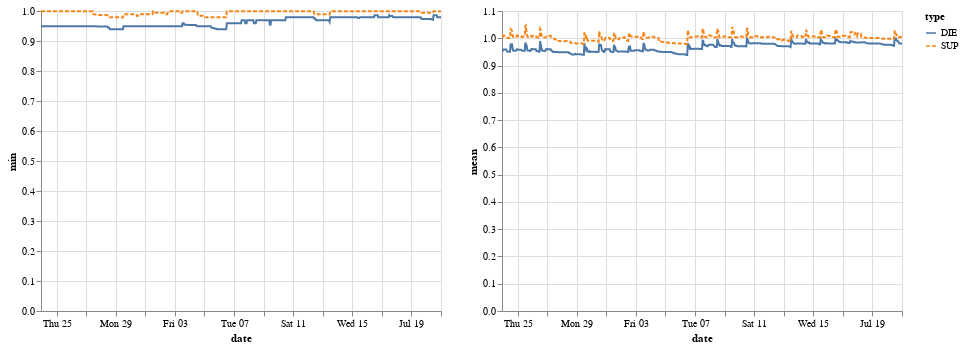

Notebook cell for this chart:
### Markdown cell above
# First look at the data

### Code cell
chart_zero = alt.Chart(df).mark_line().encode(
    x='date',
    y=alt.Y(alt.repeat("column"), type='quantitative'),
    color='type',
    strokeDash='type',
).repeat(
    column=['min', 'mean']
)

chart_zero

### Figure 1 — Vega-Lite specification as saved in the notebook (floating-point values rounded to 4 significant figures; data arrays with more than 128 entries replaced by an {"elided": "..."} marker saying what was removed)
{"config": {"view": {"continuousWidth": 400, "continuousHeight": 300}}, "repeat": {"column": ["min", "mean"]}, "spec": {"data": {"name": "data-b996ecf44ba20ba595acf0784dda4269"}, "mark": "line", "encoding": {"color": {"type": "nominal", "field": "type"}, "strokeDash": {"type": "nominal", "field": "type"}, "x": {"type": "temporal", "field": "date"}, "y": {"type": "quantitative", "field": {"repeat": "column"}}}}, "$schema": "https://vega.github.io/schema/vega-lite/v4.8.1.json", "datasets": {"data-b996ecf44ba20ba595acf0784dda4269": {"elided": "1302 records"}}}
